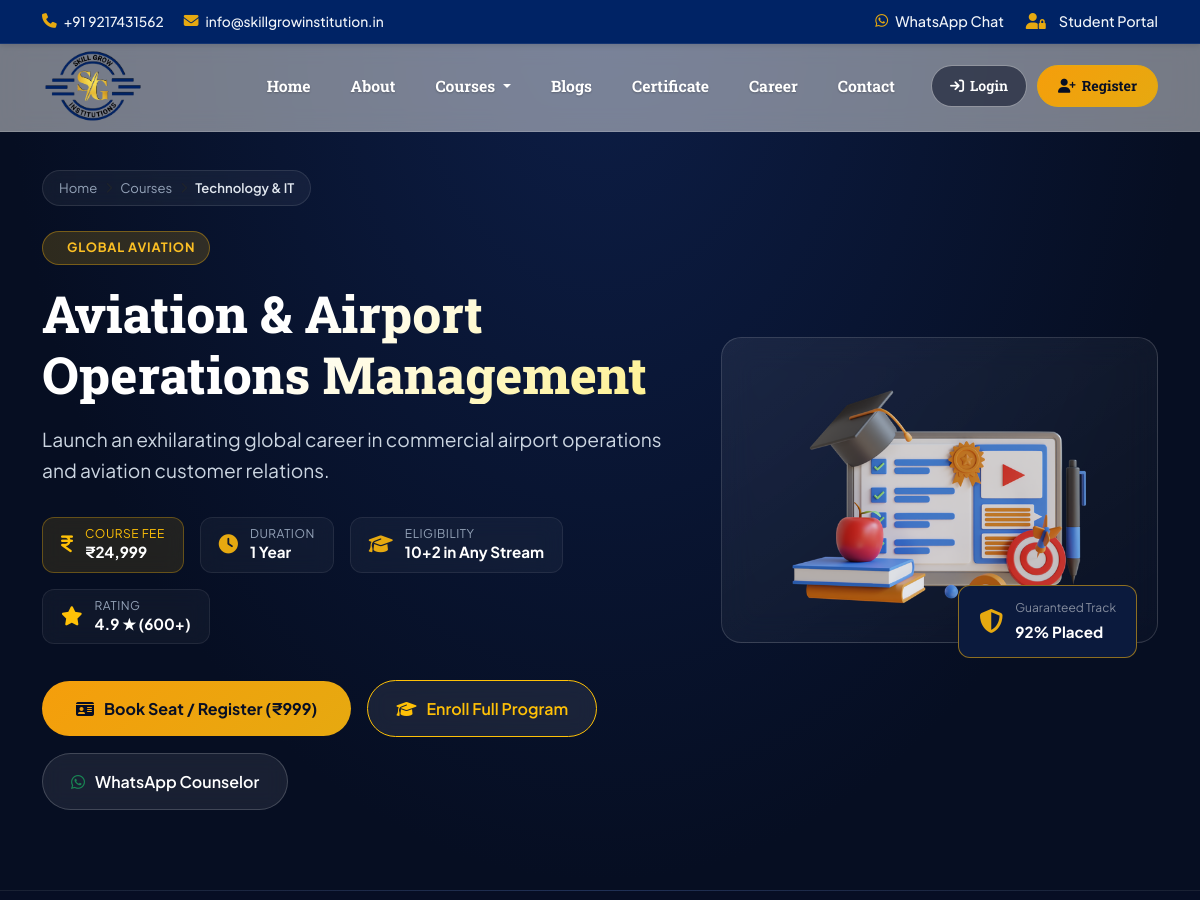
The app's page /course-detail.php?course=airport-management (upper part), older data.
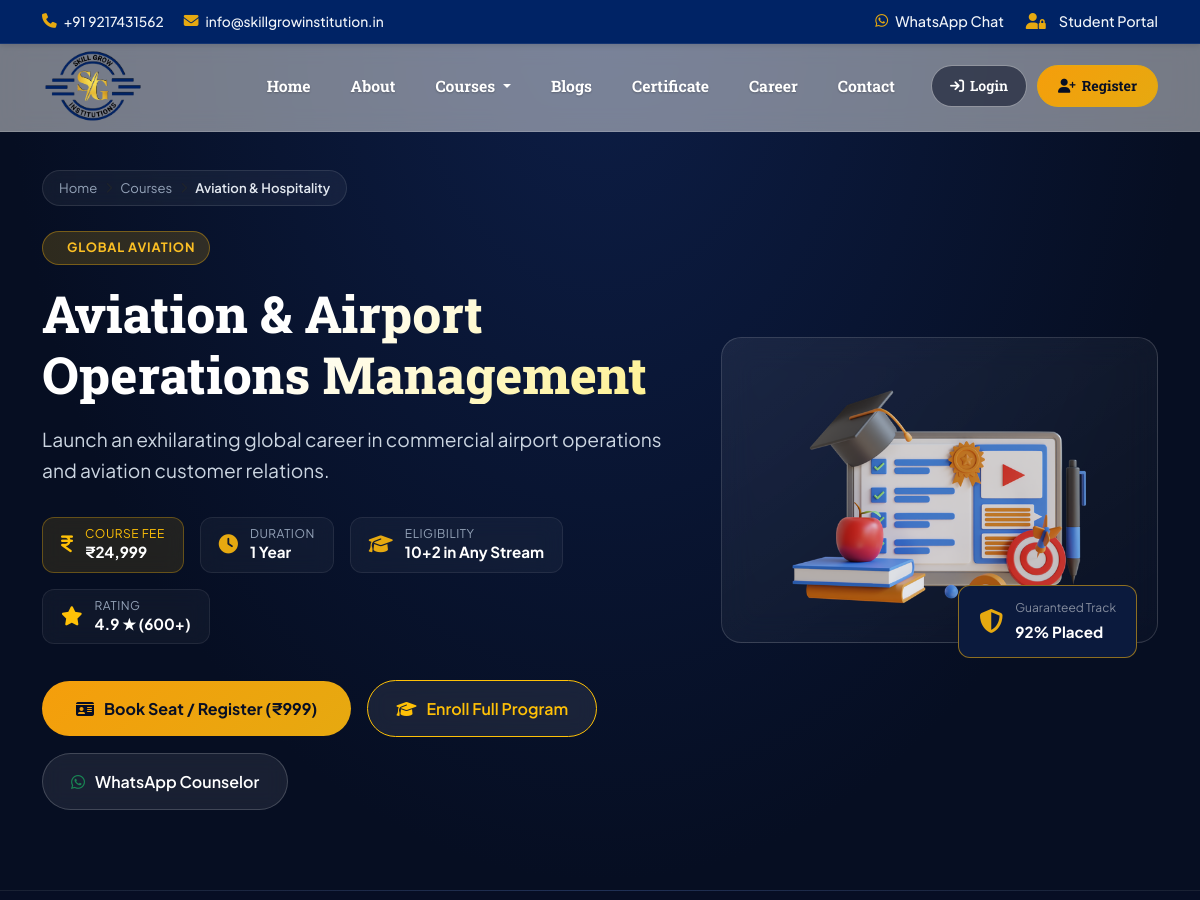
The same page, newer data.
### tables this page shows
CREATE TABLE `courses` (
  `id` int NOT NULL,
  `category_id` int DEFAULT NULL,
  `title` varchar(255) NOT NULL,
  `slug` varchar(255) NOT NULL,
  `tagline` varchar(255) DEFAULT NULL,
  `badge` varchar(100) DEFAULT 'Certificate Program',
  `image` varchar(255) DEFAULT 'assets/images/course/web-technology.webp',
  `rating` varchar(10) DEFAULT '4.9',
  `reviews` varchar(20) DEFAULT '350+',
  `duration` varchar(50) DEFAULT '6 Months',
  `effort` varchar(50) DEFAULT '10 hrs / week',
  `mode` varchar(100) DEFAULT 'Live & Hands-on',
  `fee` decimal(10,2) DEFAULT '14999.00',
  `eligibility` varchar(150) DEFAULT '10+2 / Any Graduate',
  `language` varchar(100) DEFAULT 'English & Hindi',
  `avg_salary` varchar(100) DEFAULT '?4.5L - ?9.5L / yr',
  `placement_rate` varchar(50) DEFAULT '95% Placed',
  `overview` longtext,
  `stats` json DEFAULT NULL,
  `pillars` json DEFAULT NULL,
  `curriculum` json DEFAULT NULL,
  `careers` json DEFAULT NULL,
  `tools` json DEFAULT NULL,
  `status` enum('active','inactive') DEFAULT 'active',
  `created_at` timestamp NULL DEFAULT CURRENT_TIMESTAMP,
  `updated_at` timestamp NULL DEFAULT CURRENT_TIMESTAMP ON UPDATE CURRENT_TIMESTAMP
);

CREATE TABLE `course_categories` (
  `id` int NOT NULL,
  `name` varchar(150) NOT NULL,
  `slug` varchar(150) NOT NULL,
  `icon` varchar(60) DEFAULT 'fa-graduation-cap',
  `status` enum('active','inactive') DEFAULT 'active',
  `created_at` timestamp NULL DEFAULT CURRENT_TIMESTAMP
);

### includes/settings_helper.php (called while the page is built, shortened)
<?php
if (!function_exists('getGlobalSettings')) {
    function getGlobalSettings() {
        static $cachedSettings = null;
        if ($cachedSettings !== null) {
            return $cachedSettings;
        }
        global $pdo;
        $defaults = [
            'id' => 1,
            'site_title' => 'Skill Grow Institution',
            'site_logo' => 'assets/images/logo/logopng.png',
            'site_phone' => '+91 9217431562',
            'site_whatsapp' => '919217431562',
            'site_email' => 'info@skillgrowinstitution.in',
            'site_address' => 'Metro Plaza Meerut, 250002, India',
            'social_facebook' => 'https://facebook.com',
            'social_twitter' => 'https://twitter.com',
            'social_linkedin' => 'https://linkedin.com',
            'social_instagram' => 'https://instagram.com',
            'social_youtube' => '',
            'admission_fee' => 999.00,
            'smtp_host' => 'smtp.gmail.com',
            'smtp_port' => 587,
            'smtp_user' => '',
            'smtp_pass' => '',
            'smtp_encryption' => 'tls',
            'smtp_from_email' => 'admissions@skillgrowinstitution.in',
            'smtp_from_name' => 'Skill Grow Institution',
            'smtp_mode' => 'test',
            'razorpay_key_id' => '',
            'razorpay_key_secret' => '',
            'razorpay_mode' => 'test',
            'razorpay_status' => 'active'
        ];
        try {
            if (isset($pdo)) {
                $stmt = $pdo->query("SELECT * FROM system_settings WHERE id = 1 LIMIT 1");
                $row = $stmt->fetch();
                if ($row) {
                    $cachedSettings = array_merge($defaults, $row);
                    return $cachedSettings;
                }
            }
        } catch (Exception $e) {
        }
        $cachedSettings = $defaults;
        return $cachedSettings;
    }
}

### course-detail.php (the view, shortened to what the changed rows need)
<?php
require_once __DIR__ . '/admin/config/db.php';
require_once __DIR__ . '/includes/settings_helper.php';
$siteSettings = getGlobalSettings();
$sysWhatsapp = $siteSettings['site_whatsapp'] ?: '919217431562';
$sysWhatsappNum = preg_replace('/[^0-9]/', '', $sysWhatsapp);
$slug = isset($_GET['course']) ? trim($_GET['course']) : 'web-technology';
$stmt = $pdo->prepare("
    SELECT c.*, cat.name AS category_name, cat.slug AS category_slug
    FROM courses c
    LEFT JOIN course_categories cat ON c.category_id = cat.id
    WHERE c.slug = :slug AND c.status = 'active'
    LIMIT 1
");
$stmt->execute(['slug' => $slug]);
$c = $stmt->fetch();
$c['stats']      = json_decode($c['stats'] ?? '[]', true) ?: [];
$c['pillars']    = json_decode($c['pillars'] ?? '[]', true) ?: [];
$c['curriculum'] = json_decode($c['curriculum'] ?? '[]', true) ?: [];
$c['careers']    = json_decode($c['careers'] ?? '[]', true) ?: [];
$c['tools']      = json_decode($c['tools'] ?? '[]', true) ?: [];
$c['category']   = $c['category_name'] ?: 'Executive Studies';
?>
<!DOCTYPE html>
<html lang="en">
<head>
  <link href="https://cdn.jsdelivr.net/npm/bootstrap@5.3.3/dist/css/bootstrap.min.css" rel="stylesheet">
  <link rel="stylesheet" href="https://cdnjs.cloudflare.com/ajax/libs/font-awesome/6.5.0/css/all.min.css" />
  <link rel="stylesheet" href="assets/css/style.css">
</head>
<body>
  <section class="neo-hero">
    <div class="container">
      <div class="row align-items-center g-5">
        <div class="col-lg-7">
          <div class="neo-breadcrumb">
            <a href="index.php">Home</a>
            <i class="fas fa-chevron-right text-muted" style="font-size: 0.7rem;"></i>
            <a href="explore-course.php">Courses</a>
            <i class="fas fa-chevron-right text-muted" style="font-size: 0.7rem;"></i>
            <span><?= htmlspecialchars($c['category']) ?></span>
          </div>
          <div>
            <span class="neo-badge-pill">
              <i class="fas fa-sparkles me-1"></i> <?= htmlspecialchars($c['badge']) ?>
            </span>
          </div>
          <h1><?= htmlspecialchars($c['title']) ?></h1>
          <p class="neo-tagline"><?= htmlspecialchars($c['tagline']) ?></p>
          <div class="neo-specs-strip">
            <div class="neo-chip" style="background: rgba(230,169,16,0.12); border-color: rgba(230,169,16,0.35);">
              <div>
                <p class="chip-label text-warning">Course Fee</p>
                <p class="chip-val text-white fw-bold">₹<?= number_format((float)($c['fee'] ?? 14999), 0) ?></p>
              </div>
            </div>
            <div class="neo-chip">
              <div>
                <p class="chip-label">Duration</p>
                <p class="chip-val"><?= htmlspecialchars($c['duration']) ?></p>
              </div>
            </div>
            <div class="neo-chip">
              <div>
                <p class="chip-label">Eligibility</p>
                <p class="chip-val"><?= htmlspecialchars($c['eligibility']) ?></p>
              </div>
            </div>
            <div class="neo-chip">
              <div>
                <p class="chip-label">Rating</p>
                <p class="chip-val"><?= htmlspecialchars($c['rating']) ?> ★ (<?= htmlspecialchars($c['reviews']) ?>)</p>
              </div>
            </div>
          </div>
          <div class="neo-actions">
            <a href="register.php?course=<?= urlencode($c['slug']) ?>" class="btn-neo-gold">
            </a>
            <a href="enrollnow.php?course=<?= urlencode($c['slug']) ?>" class="btn-neo-glass text-warning border-warning">
            </a>
            <a href="https://wa.me/<?= htmlspecialchars($sysWhatsappNum) ?>?text=Hello%20SG%20Skill,%20I%20want%20details%20about%20<?= urlencode($c['title']) ?>" target="_blank" class="btn-neo-glass">
            </a>
          </div>
        </div>
        <div class="col-lg-5">
          <div class="neo-visual-card">
            <img src="<?= htmlspecialchars($c['image']) ?>" alt="<?= htmlspecialchars($c['title']) ?>">
            <div class="neo-floating-stat">
              <i class="fas fa-shield-halved"></i>
              <div>
                <small class="text-white-50 d-block" style="font-size: 0.75rem;">Guaranteed Track</small>
                <strong style="color: #ffffff; font-size: 0.95rem;"><?= htmlspecialchars($c['placement_rate']) ?></strong>
              </div>
            </div>
          </div>
        </div>
      </div>
    </div>
  </section>
</body>
</html>

Row changes from the older to the newer data that the page shows:
changed courses "Aviation & Airport Operations Management": category.name "Technology & IT" → "Aviation & Hospitality"
